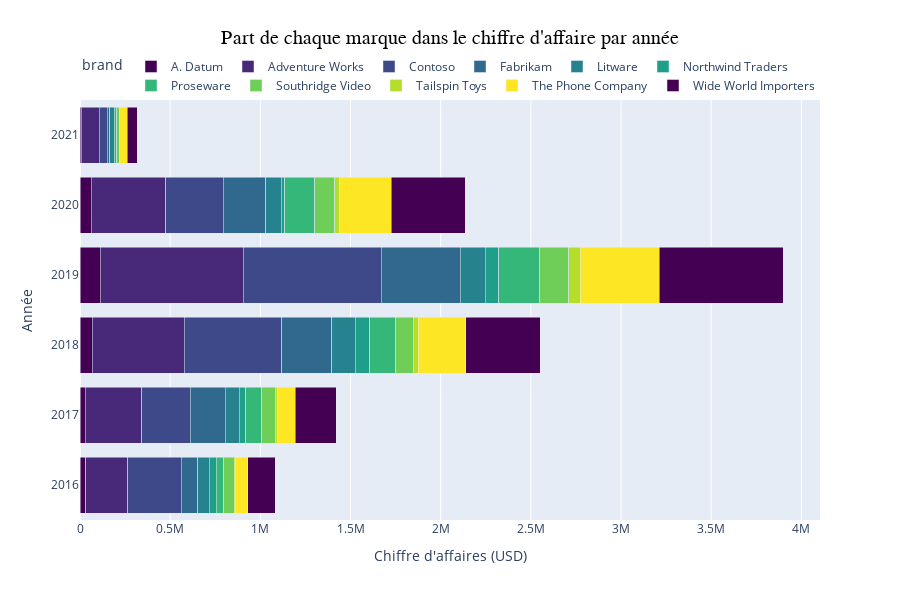

The notebook cell saved with this chart:
### Code cell
# GRAPHIQUE 4:
import plotly.express as px

# Assurez-vous que les dates sont bien formatées
df['delivery_date'] = pd.to_datetime(df['delivery_date'], errors='coerce')

# Extraire l'année
df['delivery_year'] = df['delivery_date'].dt.year

# Agréger les ventes totales par marque et par année
annual_brand_sales = df.groupby(['delivery_year', 'brand'])['total_sales'].sum().reset_index()

# Créer le graphique à barres empilées horizontal avec plotly
fig = px.bar(
    annual_brand_sales,
    x='total_sales',
    y='delivery_year',
    color='brand',
    orientation='h',
    title='Part de chaque marque dans le chiffre d\'affaires par année',
    labels={'total_sales': 'Chiffre d\'affaires (USD)', 'delivery_year': 'Année'},
    color_discrete_sequence=px.colors.sequential.Viridis,
    height=600
)

# Personnaliser la légende en haut
fig.update_layout(
    legend=dict(
        orientation='h',
        yanchor='bottom',
        y=1,
        xanchor='right',
        x=1
    ),
    xaxis_title='Chiffre d\'affaires (USD)',
    yaxis_title='Année',
    barmode='stack',
    title={
        'text': "Part de chaque marque dans le chiffre d'affaire par année",
        'x': 0.5, # Position horizontale du titre (0= gauche, 0.5=centre, 1=droite)
        'y': 0.95, # Position verticale du titre
        'xanchor': 'center',
        'yanchor': 'top',
        'font': dict(size=20, color='black', family='Arial')
    },
)

# Afficher le graphique
fig.show()

### Figure 1 — Plotly figure (JSON) as saved in the notebook; plotly's stock layout.template omitted (floating-point values rounded to 4 significant figures)
{"data": [{"alignmentgroup": "True", "hovertemplate": "brand=A. Datum<br>Chiffre d'affaires (USD)=%{x}<br>Année=%{y}<extra></extra>", "legendgroup": "A. Datum", "marker": {"color": "#440154", "pattern": {"shape": ""}}, "name": "A. Datum", "offsetgroup": "A. Datum", "orientation": "h", "showlegend": true, "textposition": "auto", "type": "bar", "x": [31140.0, 29790.0, 69220.0, 112138, 63420.0, 5538], "xaxis": "x", "y": [2016, 2017, 2018, 2019, 2020, 2021], "yaxis": "y"}, {"alignmentgroup": "True", "hovertemplate": "brand=Adventure Works<br>Chiffre d'affaires (USD)=%{x}<br>Année=%{y}<extra></extra>", "legendgroup": "Adventure Works", "marker": {"color": "#482878", "pattern": {"shape": ""}}, "name": "Adventure Works", "offsetgroup": "Adventure Works", "orientation": "h", "showlegend": true, "textposition": "auto", "type": "bar", "x": [233900.0, 313100.0, 508000.0, 792100.0, 412500.0, 100800.0], "xaxis": "x", "y": [2016, 2017, 2018, 2019, 2020, 2021], "yaxis": "y"}, {"alignmentgroup": "True", "hovertemplate": "brand=Contoso<br>Chiffre d'affaires (USD)=%{x}<br>Année=%{y}<extra></extra>", "legendgroup": "Contoso", "marker": {"color": "#3e4989", "pattern": {"shape": ""}}, "name": "Contoso", "offsetgroup": "Contoso", "orientation": "h", "showlegend": true, "textposition": "auto", "type": "bar", "x": [295100.0, 269000.0, 541000.0, 764900.0, 317300.0, 43380.0], "xaxis": "x", "y": [2016, 2017, 2018, 2019, 2020, 2021], "yaxis": "y"}, {"alignmentgroup": "True", "hovertemplate": "brand=Fabrikam<br>Chiffre d'affaires (USD)=%{x}<br>Année=%{y}<extra></extra>", "legendgroup": "Fabrikam", "marker": {"color": "#31688e", "pattern": {"shape": ""}}, "name": "Fabrikam", "offsetgroup": "Fabrikam", "orientation": "h", "showlegend": true, "textposition": "auto", "type": "bar", "x": [93030.0, 194400.0, 277100.0, 438200.0, 237100.0, 16530.0], "xaxis": "x", "y": [2016, 2017, 2018, 2019, 2020, 2021], "yaxis": "y"}, {"alignmentgroup": "True", "hovertemplate": "brand=Litware<br>Chiffre d'affaires (USD)=%{x}<br>Année=%{y}<extra></extra>", "legendgroup": "Litware", "marker": {"color": "#26828e", "pattern": {"shape": ""}}, "name": "Litware", "offsetgroup": "Litware", "orientation": "h", "showlegend": true, "textposition": "auto", "type": "bar", "x": [64380.0, 77960.0, 130600.0, 138700.0, 86760.0, 24130.0], "xaxis": "x", "y": [2016, 2017, 2018, 2019, 2020, 2021], "yaxis": "y"}, {"alignmentgroup": "True", "hovertemplate": "brand=Northwind Traders<br>Chiffre d'affaires (USD)=%{x}<br>Année=%{y}<extra></extra>", "legendgroup": "Northwind Traders", "marker": {"color": "#1f9e89", "pattern": {"shape": ""}}, "name": "Northwind Traders", "offsetgroup": "Northwind Traders", "orientation": "h", "showlegend": true, "textposition": "auto", "type": "bar", "x": [38200.0, 34080.0, 80750.0, 74970.0, 18240.0, 836.8], "xaxis": "x", "y": [2016, 2017, 2018, 2019, 2020, 2021], "yaxis": "y"}, {"alignmentgroup": "True", "hovertemplate": "brand=Proseware<br>Chiffre d'affaires (USD)=%{x}<br>Année=%{y}<extra></extra>", "legendgroup": "Proseware", "marker": {"color": "#35b779", "pattern": {"shape": ""}}, "name": "Proseware", "offsetgroup": "Proseware", "orientation": "h", "showlegend": true, "textposition": "auto", "type": "bar", "x": [41640.0, 90620.0, 143700.0, 227500.0, 165400.0, 11150.0], "xaxis": "x", "y": [2016, 2017, 2018, 2019, 2020, 2021], "yaxis": "y"}, {"alignmentgroup": "True", "hovertemplate": "brand=Southridge Video<br>Chiffre d'affaires (USD)=%{x}<br>Année=%{y}<extra></extra>", "legendgroup": "Southridge Video", "marker": {"color": "#6ece58", "pattern": {"shape": ""}}, "name": "Southridge Video", "offsetgroup": "Southridge Video", "orientation": "h", "showlegend": true, "textposition": "auto", "type": "bar", "x": [58490.0, 72680.0, 97170.0, 161900.0, 112100.0, 15000.0], "xaxis": "x", "y": [2016, 2017, 2018, 2019, 2020, 2021], "yaxis": "y"}, {"alignmentgroup": "True", "hovertemplate": "brand=Tailspin Toys<br>Chiffre d'affaires (USD)=%{x}<br>Année=%{y}<extra></extra>", "legendgroup": "Tailspin Toys", "marker": {"color": "#b5de2b", "pattern": {"shape": ""}}, "name": "Tailspin Toys", "offsetgroup": "Tailspin Toys", "orientation": "h", "showlegend": true, "textposition": "auto", "type": "bar", "x": [7639.0, 14500.0, 27210.0, 63640.0, 26650.0, 2069.0], "xaxis": "x", "y": [2016, 2017, 2018, 2019, 2020, 2021], "yaxis": "y"}, {"alignmentgroup": "True", "hovertemplate": "brand=The Phone Company<br>Chiffre d'affaires (USD)=%{x}<br>Année=%{y}<extra></extra>", "legendgroup": "The Phone Company", "marker": {"color": "#fde725", "pattern": {"shape": ""}}, "name": "The Phone Company", "offsetgroup": "The Phone Company", "orientation": "h", "showlegend": true, "textposition": "auto", "type": "bar", "x": [66944, 97984, 264083, 438886, 286601, 41531], "xaxis": "x", "y": [2016, 2017, 2018, 2019, 2020, 2021], "yaxis": "y"}, {"alignmentgroup": "True", "hovertemplate": "brand=Wide World Importers<br>Chiffre d'affaires (USD)=%{x}<br>Année=%{y}<extra></extra>", "legendgroup": "Wide World Importers", "marker": {"color": "#440154", "pattern": {"shape": ""}}, "name": "Wide World Importers", "offsetgroup": "Wide World Importers", "orientation": "h", "showlegend": true, "textposition": "auto", "type": "bar", "x": [150900.0, 226100.0, 414500.0, 685200.0, 409200.0, 55090.0], "xaxis": "x", "y": [2016, 2017, 2018, 2019, 2020, 2021], "yaxis": "y"}], "layout": {"barmode": "stack", "height": 600, "legend": {"orientation": "h", "title": {"text": "brand"}, "tracegroupgap": 0, "x": 1, "xanchor": "right", "y": 1, "yanchor": "bottom"}, "title": {"font": {"color": "black", "family": "Arial", "size": 20}, "text": "Part de chaque marque dans le chiffre d'affaire par année", "x": 0.5, "xanchor": "center", "y": 0.95, "yanchor": "top"}, "xaxis": {"anchor": "y", "domain": [0, 1], "title": {"text": "Chiffre d'affaires (USD)"}}, "yaxis": {"anchor": "x", "domain": [0, 1], "title": {"text": "Année"}}}}
